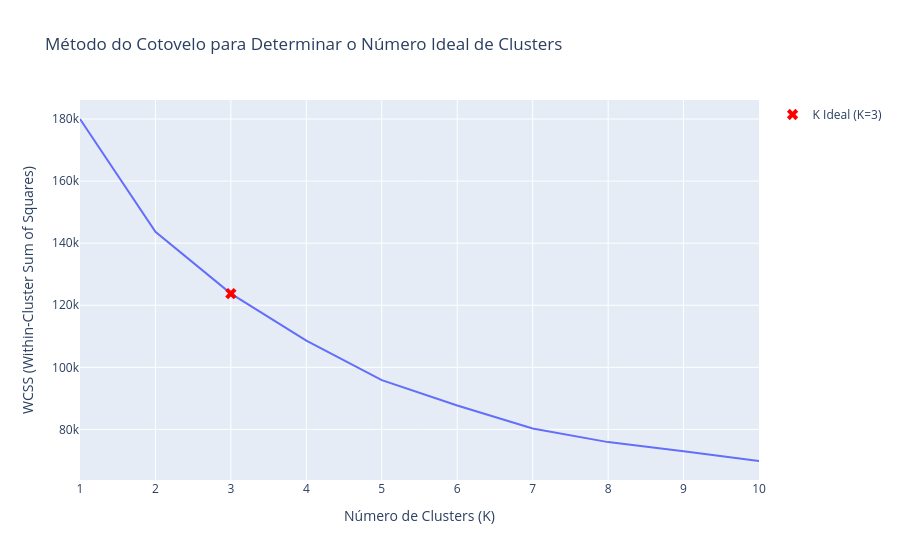

Notebook code for this chart:
### Code cell
wcss = []
for i in range(1, 11):
    kmeans = KMeans(n_clusters=i, random_state=0)
    kmeans.fit(dataset_pca)
    wcss.append(kmeans.inertia_) 
fig = px.line(
    x=range(1, 11), 
    y=wcss, 
    labels={'x': 'Número de Clusters (K)', 'y': 'WCSS (Within-Cluster Sum of Squares)'},
    title='Método do Cotovelo para Determinar o Número Ideal de Clusters'
) 

fig.add_scatter(
    x=[3], 
    y=[wcss[2]], 
    mode='markers', 
    marker=dict(color='red', size=10, symbol='x'),
    name='K Ideal (K=3)'
) 
fig.show()
# Treinamento do K-Means com K=3

### Figure 1 — Plotly figure (JSON) as saved in the notebook; plotly's stock layout.template omitted (floating-point values rounded to 4 significant figures)
{"data": [{"hovertemplate": "Número de Clusters (K)=%{x}<br>WCSS (Within-Cluster Sum of Squares)=%{y}<extra></extra>", "legendgroup": "", "line": {"color": "#636efa", "dash": "solid"}, "marker": {"symbol": "circle"}, "mode": "lines", "name": "", "orientation": "v", "showlegend": false, "type": "scatter", "x": [1, 2, 3, 4, 5, 6, 7, 8, 9, 10], "xaxis": "x", "y": [180000.0, 143600.0, 123800.0, 108600.0, 95860.0, 87710.0, 80310.0, 75920.0, 73000.0, 69830.0], "yaxis": "y"}, {"marker": {"color": "red", "size": 10, "symbol": "x"}, "mode": "markers", "name": "K Ideal (K=3)", "type": "scatter", "x": [3], "y": [123800.0]}], "layout": {"legend": {"tracegroupgap": 0}, "title": {"text": "Método do Cotovelo para Determinar o Número Ideal de Clusters"}, "xaxis": {"anchor": "y", "domain": [0, 1], "title": {"text": "Número de Clusters (K)"}}, "yaxis": {"anchor": "x", "domain": [0, 1], "title": {"text": "WCSS (Within-Cluster Sum of Squares)"}}}}
